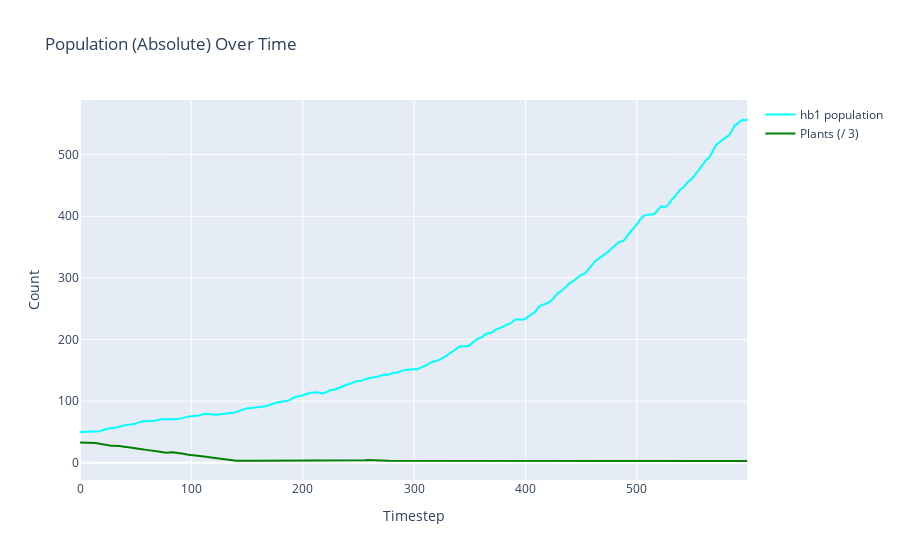
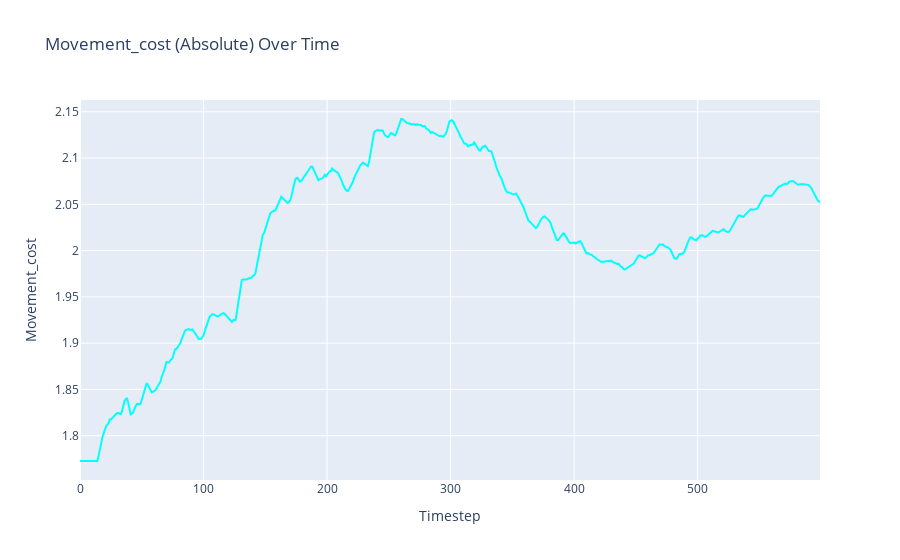
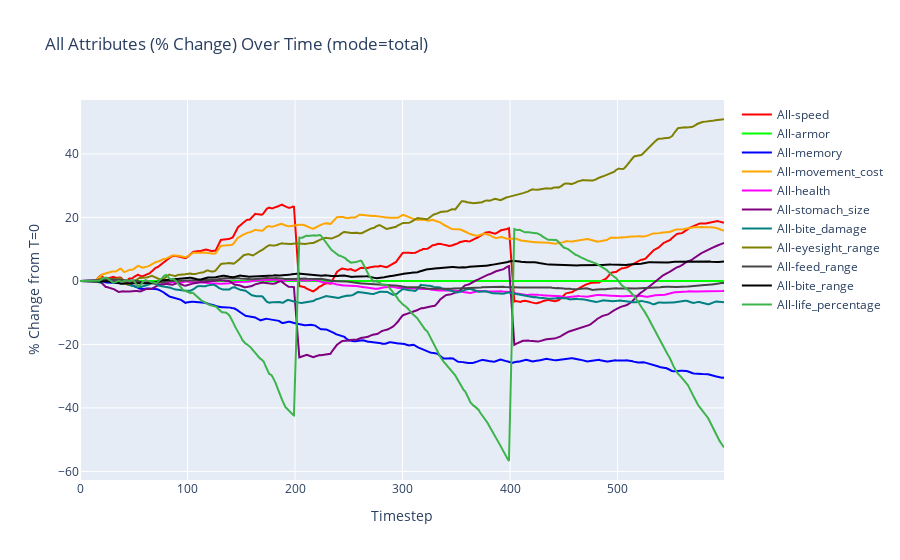

Source (notebook cell) for these figures, in order:
### Code cell
# Once the simulation completes, call the plotting function:
fig = plot_parameter_over_time(agent_history=agent_history, plant_history=plant_history, species_info=default_species, parameter="population", mode="species", use_log_scale=False, smoothing_window=5, plant_scale_divisor=3)
fig.show()  # or pio.show(fig)

fig2 = plot_parameter_over_time(agent_history=agent_history, plant_history=plant_history, species_info=default_species, parameter="movement_cost", mode="species", smoothing_window=5)
fig2.show()

fig3 = plot_parameter_over_time(agent_history=agent_history, plant_history=plant_history, species_info=default_species, parameter="all", mode="total", smoothing_window=5, use_percentage=True, use_log_scale=False)
fig3.show()

### Figure 1 — Plotly figure (JSON) as saved in the notebook; plotly's stock layout.template omitted (floating-point values rounded to 4 significant figures; data arrays with more than 128 entries replaced by an {"elided": "..."} marker saying what was removed)
{"data": [{"line": {"color": "rgb(0,255,255)"}, "mode": "lines", "name": "hb1 population", "type": "scatter", "x": {"elided": "600 int values"}, "y": {"elided": "600 float values"}}, {"line": {"color": "rgb(0,128,0)"}, "mode": "lines", "name": "Plants (/ 3)", "type": "scatter", "x": {"elided": "600 int values"}, "y": {"elided": "600 float values"}}], "layout": {"title": {"text": "Population (Absolute) Over Time"}, "xaxis": {"title": {"text": "Timestep"}}, "yaxis": {"title": {"text": "Count"}}}}

### Figure 2 — Plotly figure (JSON) as saved in the notebook; plotly's stock layout.template omitted (floating-point values rounded to 4 significant figures; data arrays with more than 128 entries replaced by an {"elided": "..."} marker saying what was removed)
{"data": [{"line": {"color": "rgb(0,255,255)"}, "mode": "lines", "name": "hb1 (movement_cost)", "type": "scatter", "x": {"elided": "600 int values"}, "y": {"elided": "600 float values"}}], "layout": {"title": {"text": "Movement_cost (Absolute) Over Time"}, "xaxis": {"title": {"text": "Timestep"}}, "yaxis": {"title": {"text": "Movement_cost"}}}}

### Figure 3 — Plotly figure (JSON) as saved in the notebook; plotly's stock layout.template omitted (floating-point values rounded to 4 significant figures; data arrays with more than 128 entries replaced by an {"elided": "..."} marker saying what was removed)
{"data": [{"line": {"color": "rgb(255,0,0)"}, "mode": "lines", "name": "All-speed", "type": "scatter", "x": {"elided": "600 int values"}, "y": {"elided": "600 float values"}}, {"line": {"color": "rgb(0,255,0)"}, "mode": "lines", "name": "All-armor", "type": "scatter", "x": {"elided": "600 int values"}, "y": {"elided": "600 int values"}}, {"line": {"color": "rgb(0,0,255)"}, "mode": "lines", "name": "All-memory", "type": "scatter", "x": {"elided": "600 int values"}, "y": {"elided": "600 float values"}}, {"line": {"color": "rgb(255,165,0)"}, "mode": "lines", "name": "All-movement_cost", "type": "scatter", "x": {"elided": "600 int values"}, "y": {"elided": "600 float values"}}, {"line": {"color": "rgb(255,0,255)"}, "mode": "lines", "name": "All-health", "type": "scatter", "x": {"elided": "600 int values"}, "y": {"elided": "600 float values"}}, {"line": {"color": "rgb(128,0,128)"}, "mode": "lines", "name": "All-stomach_size", "type": "scatter", "x": {"elided": "600 int values"}, "y": {"elided": "600 float values"}}, {"line": {"color": "rgb(0,128,128)"}, "mode": "lines", "name": "All-bite_damage", "type": "scatter", "x": {"elided": "600 int values"}, "y": {"elided": "600 float values"}}, {"line": {"color": "rgb(128,128,0)"}, "mode": "lines", "name": "All-eyesight_range", "type": "scatter", "x": {"elided": "600 int values"}, "y": {"elided": "600 float values"}}, {"line": {"color": "rgb(70,70,70)"}, "mode": "lines", "name": "All-feed_range", "type": "scatter", "x": {"elided": "600 int values"}, "y": {"elided": "600 float values"}}, {"line": {"color": "rgb(0,0,0)"}, "mode": "lines", "name": "All-bite_range", "type": "scatter", "x": {"elided": "600 int values"}, "y": {"elided": "600 float values"}}, {"line": {"color": "rgb(60,180,75)"}, "mode": "lines", "name": "All-life_percentage", "type": "scatter", "x": {"elided": "600 int values"}, "y": {"elided": "600 float values"}}], "layout": {"title": {"text": "All Attributes (% Change) Over Time (mode=total)"}, "xaxis": {"title": {"text": "Timestep"}}, "yaxis": {"title": {"text": "% Change from T=0"}}}}
